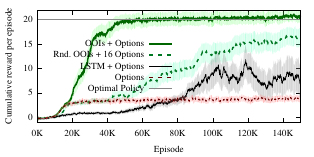

This figure's gnuplot source:
set terminal pdf size 8cm,4cm font "Times, 11"
set output 'plot.pdf'

set xlabel 'Episode'
set ylabel 'Cumulative reward per episode'
set format x "%1.0fK"
set key left center
set style fill transparent solid 0.33 noborder

file1 = "<(python ../avg_stats.py 2 next/out*)"
file2 = "<(python ../avg_stats.py 2 nonext/out*)"
file3 = "<(python ../avg_stats.py 2 lstm_options/out*)"
file4 = "<(python ../avg_stats.py 2 random/out-100-0.001-16-*)"

plot [0:150] [-1:22] \
    file1 using 1:3:4 with filledcu notitle lc rgb "#88ff88", file1 using 1:2 with lines title 'OOIs + Options' lc "#006600" lw 2, \
    file4 using 1:3:4 with filledcu notitle lc rgb "#88ffCC", file4 every 4 using 1:2 with lines title 'Rnd. OOIs + 16 Options' lc "#007722" lw 2 dt 2, \
    file3 using 1:3:4 with filledcu notitle lc rgb "#888888", file3 using 1:2 with lines title 'LSTM + Options' lc "#000000", \
    file2 using 1:3:4 with filledcu notitle lc rgb "#ff8888", file2 using 1:2 with lines title 'Options' lc "#660000" dt 2, \
    20 title "Optimal Policy" lc "#888888"
